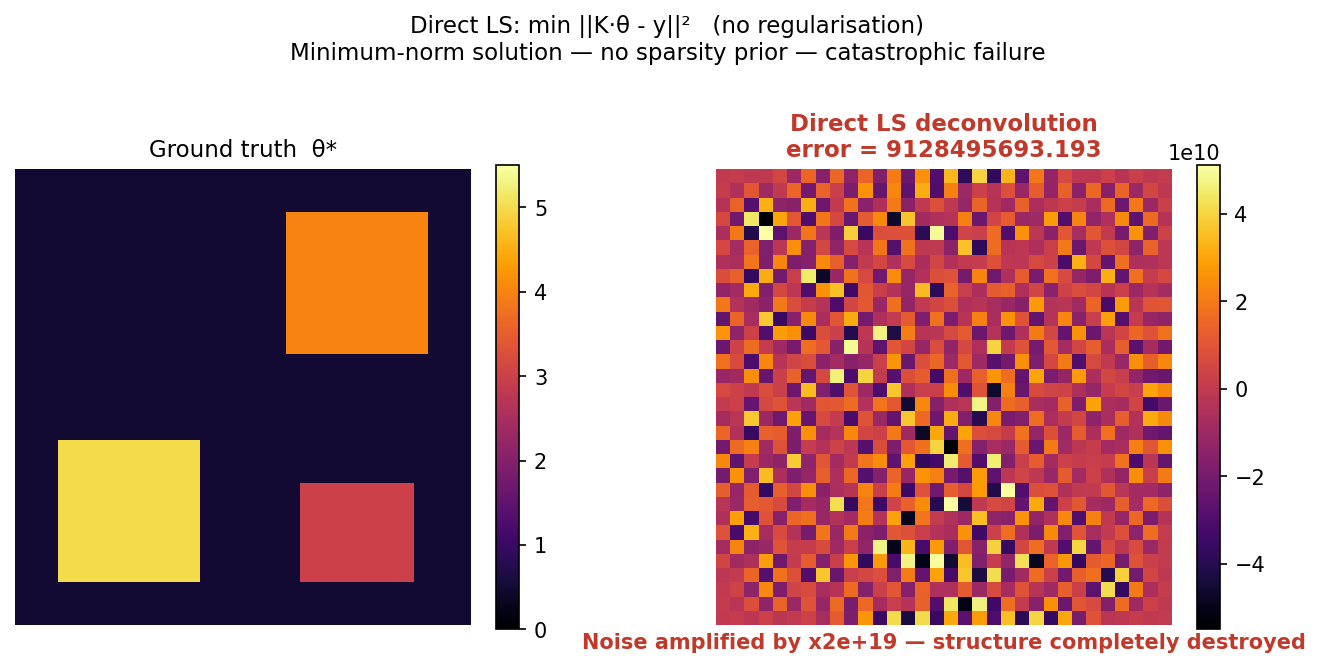

Reproduce this figure in Python.
import numpy as np, matplotlib.pyplot as plt
from setup_2d import build, IMK, N, SIGMA, NOISE

np.random.seed(42)
theta_true, K2D, y_noisy, cond = build()

result, _, _, _ = np.linalg.lstsq(K2D, y_noisy, rcond=None)
theta_ls = result.reshape(N, N)
err = np.linalg.norm(theta_ls - theta_true) / np.linalg.norm(theta_true)
print(f"Direct LS error: {err:.4f}")

fig, axes = plt.subplots(1, 2, figsize=(9, 4.2))

im0 = axes[0].imshow(theta_true, **IMK)
axes[0].set_title("Ground truth  θ*", fontsize=11)
axes[0].axis("off")
plt.colorbar(im0, ax=axes[0], fraction=0.046)

im1 = axes[1].imshow(theta_ls, cmap="inferno", origin="lower", interpolation="nearest")
axes[1].set_title(
    f"Direct LS deconvolution\nerror = {err:.3f}",
    fontsize=11,
    color="#c0392b",
    fontweight="bold",
)
axes[1].axis("off")
plt.colorbar(im1, ax=axes[1], fraction=0.046)

axes[1].text(
    0.5,
    -0.05,
    f"Noise amplified by x{cond:.0e} — structure completely destroyed",
    transform=axes[1].transAxes,
    ha="center",
    color="#c0392b",
    fontsize=10,
    fontweight="bold",
)

plt.suptitle(
    "Direct LS: min ||K·θ - y||²   (no regularisation)\n"
    "Minimum-norm solution — no sparsity prior — catastrophic failure",
    fontsize=11,
    y=1.03,
)
plt.tight_layout()
plt.savefig("2d_direct_solve.png", dpi=150, bbox_inches="tight")
plt.close()
print("saved out_2d_2_direct_ls.png")
